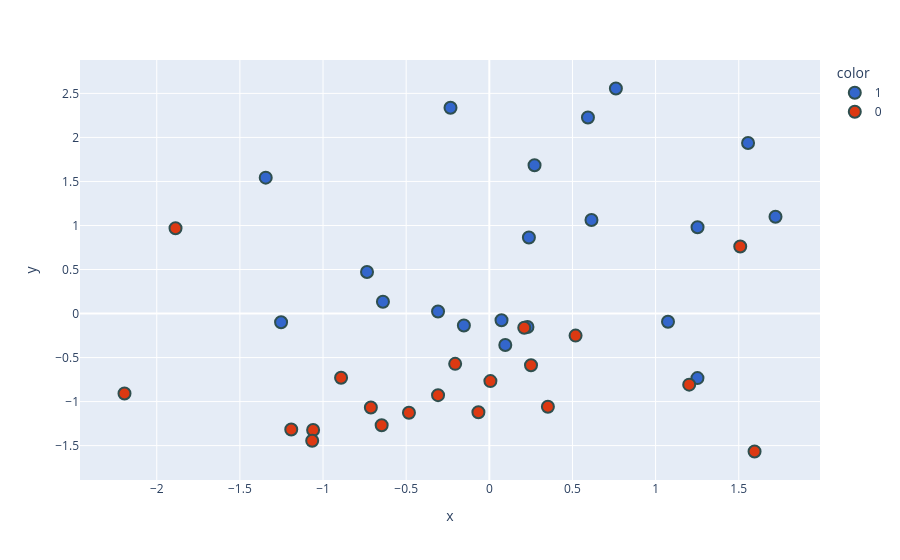

The notebook cell this image was saved under:
### Code cell
new_df['target'] = new_df['target'].astype('str')
fig = px.scatter(x=new_df['PC1'],
                 y=new_df['PC2'],
                 color=new_df['target'],
                 color_discrete_sequence=px.colors.qualitative.G10
                )

fig.update_traces(marker=dict(size=12,
                              line=dict(width=2,
                                        color='DarkSlateGrey')),
                  selector=dict(mode='markers'))
fig.show()

### Figure 1 — Plotly figure (JSON) as saved in the notebook; plotly's stock layout.template omitted (floating-point values rounded to 4 significant figures)
{"data": [{"hovertemplate": "color=1<br>x=%{x}<br>y=%{y}<extra></extra>", "legendgroup": "1", "marker": {"color": "#3366CC", "line": {"color": "DarkSlateGrey", "width": 2}, "size": 12, "symbol": "circle"}, "mode": "markers", "name": "1", "orientation": "v", "showlegend": true, "type": "scatter", "x": [0.5931, 0.2381, -1.345, -0.153, 1.721, -0.7355, 1.252, 0.2294, 0.272, 0.07341, 0.7612, 1.556, -0.3084, 1.075, -0.2334, 0.09603, -0.6397, 1.252, -1.252, 0.6144], "xaxis": "x", "y": [2.227, 0.8631, 1.543, -0.1351, 1.098, 0.4724, -0.7331, -0.1528, 1.684, -0.07571, 2.556, 1.936, 0.02329, -0.09346, 2.337, -0.358, 0.1344, 0.9807, -0.09836, 1.063], "yaxis": "y"}, {"hovertemplate": "color=0<br>x=%{x}<br>y=%{y}<extra></extra>", "legendgroup": "0", "marker": {"color": "#DC3912", "line": {"color": "DarkSlateGrey", "width": 2}, "size": 12, "symbol": "circle"}, "mode": "markers", "name": "0", "orientation": "v", "showlegend": true, "type": "scatter", "x": [-2.194, 0.3523, 0.00648, -0.2054, -0.4833, -1.887, -0.06558, 1.202, -1.06, 0.5187, -0.8915, 0.2101, -1.191, -1.065, -0.7123, 0.2507, -0.3083, -0.6474, 1.595, 1.509], "xaxis": "x", "y": [-0.9079, -1.059, -0.7674, -0.5714, -1.126, 0.9684, -1.121, -0.8073, -1.322, -0.2504, -0.7293, -0.162, -1.316, -1.445, -1.067, -0.5868, -0.927, -1.269, -1.567, 0.7606], "yaxis": "y"}], "layout": {"legend": {"title": {"text": "color"}, "tracegroupgap": 0}, "margin": {"t": 60}, "xaxis": {"anchor": "y", "domain": [0, 1], "title": {"text": "x"}}, "yaxis": {"anchor": "x", "domain": [0, 1], "title": {"text": "y"}}}}
